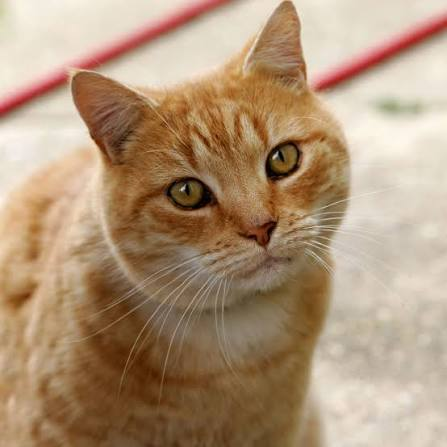
#> input picture veri/deneme.jpg, 447 x 447 px
$ python _3_renk_uzaylari.py
#> lines starting #> are read from the running program, lines starting #| are printed output that depends on the picture; after the words box and inside, x2 and y2 are one past the last pixel; in counts of white or black regions, pixels touching at a corner belong together
import cv2

resim = cv2.imread("../../veri/deneme.jpg")
#> resim is the input picture: shape (447, 447, 3); mean B, G, R 120.8, 148.8, 176

if resim is not None:

    #3 kanallı (renkli) BGR görüntüyü tek kanallı (gri tonlamalı)
    #formata indirgemek:
    gri_resim = cv2.cvtColor(resim, cv2.COLOR_BGR2GRAY)
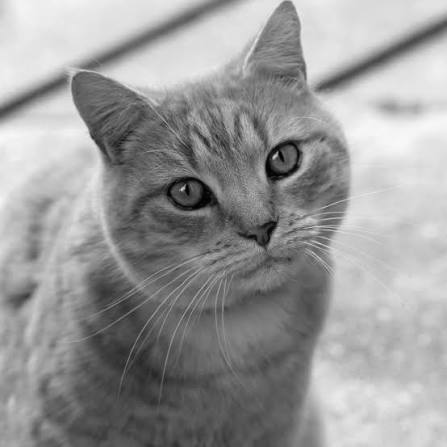
#> gri_resim: shape (447, 447); min 0, max 248, mean 153.8

    #Görüntünün BGR uzayından HSV uzayına taşınması:
    hsv_resim = cv2.cvtColor(resim, cv2.COLOR_BGR2HSV)
#> hsv_resim: shape (447, 447, 3); mean H, S, V 17.2, 93.8, 176

    #Parametreler:(Gri resim, eşik sınırı, maksimum değer, eşik türü)
    #cv2.thereshold() fonskiyonu her zaman dışarıya kesin 2 değer verir.
    #1.olarak eşik değeri (retval), 2. olarak işlenmiş resim matrisi.
    #_ koyarak döndürülen birinci değeri hafızada tutmayacağımızı söyleriz.
    _, basit_esiklenmis_resim = cv2.threshold(gri_resim, 127, 255, cv2.THRESH_BINARY)
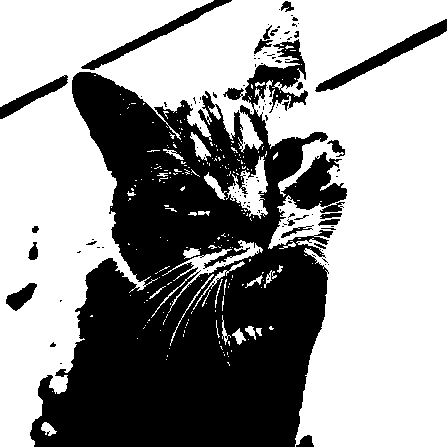
#> basit_esiklenmis_resim: shape (447, 447); 60.4% white; 111 black regions (88 under 20 px), largest, box (x1, y1, x2, y2) and area: (30, 39, 347, 447) 73473, (315, 19, 447, 92) 1627, (81, 0, 232, 70) 1341

    #adaptiveThreshold fosnkiyonu işlenmiş görüntüyü tek değer olarak verir.
    #Parametreler(üzerinde işlem yapılacak görüntü, sınırı geçen piksellere verilecek maksimum değer,
    #                                                        Eşik değerini yerel komşuların ortalamasını alarak hesaplama yöntemi,
    #                                                        Sınırı aşanı beyaz, aşmayanı siyah yapma kuralı (İkili eşikleme türü),
    #                                                        Pikselin etrafında taranacak yerel komşu blok boyutu (mutlaka tek sayı olmalı)
    #                                                        Hesaplanan ortalamadan çıkarılacak hassasiyet sabiti     )
    adaptif_esiklenmis_resim = cv2.adaptiveThreshold(gri_resim, 255,
                                                     cv2.ADAPTIVE_THRESH_MEAN_C,
                                                     cv2.THRESH_BINARY,
                                                     11, 2)
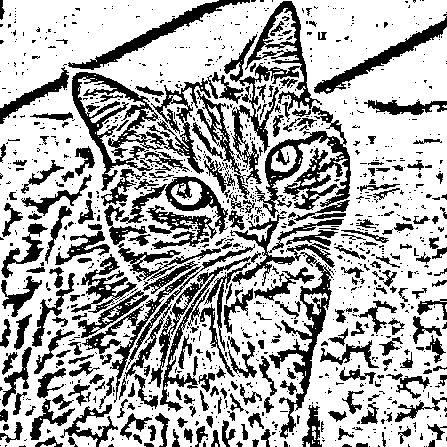
#> adaptif_esiklenmis_resim: shape (447, 447); 68.7% white; 1148 black regions (887 under 20 px), largest, box (x1, y1, x2, y2) and area: (224, 1, 322, 184) 3689, (255, 106, 351, 218) 3340, (72, 72, 163, 191) 2947

    #Canny Kenar Bulma:
    #Parametreler(kaynak rresim, alt eşik değer, üst eşik değer)
    kenar_bulma = cv2.Canny(gri_resim, 100, 200)
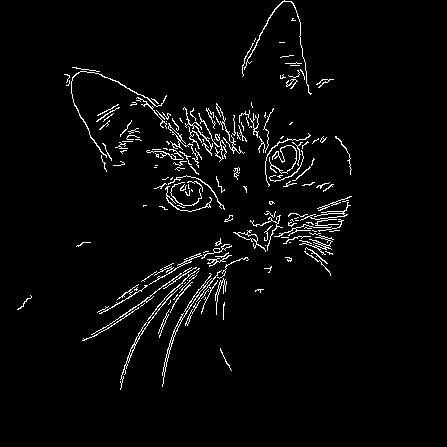
#> kenar_bulma: shape (447, 447); 3.2% white in thin lines or dots, all inside (x1, y1, x2, y2) = (17, 0, 352, 390)
    cv2.imshow("Orijinal BGR Resim", resim)
    cv2.imshow("Gri Tonlu Resim", gri_resim)
    cv2.imshow("HSV", hsv_resim)
    cv2.imshow("Esiklenmis Resim", basit_esiklenmis_resim)
    cv2.imshow("Adaptif Esiklenmis Resim", adaptif_esiklenmis_resim)
    cv2.imshow("Canny Kenar Bulma", kenar_bulma)

    cv2.waitKey(0)
    cv2.destroyAllWindows()
else:
    print("HATA: Resim Bulunamadi!")
